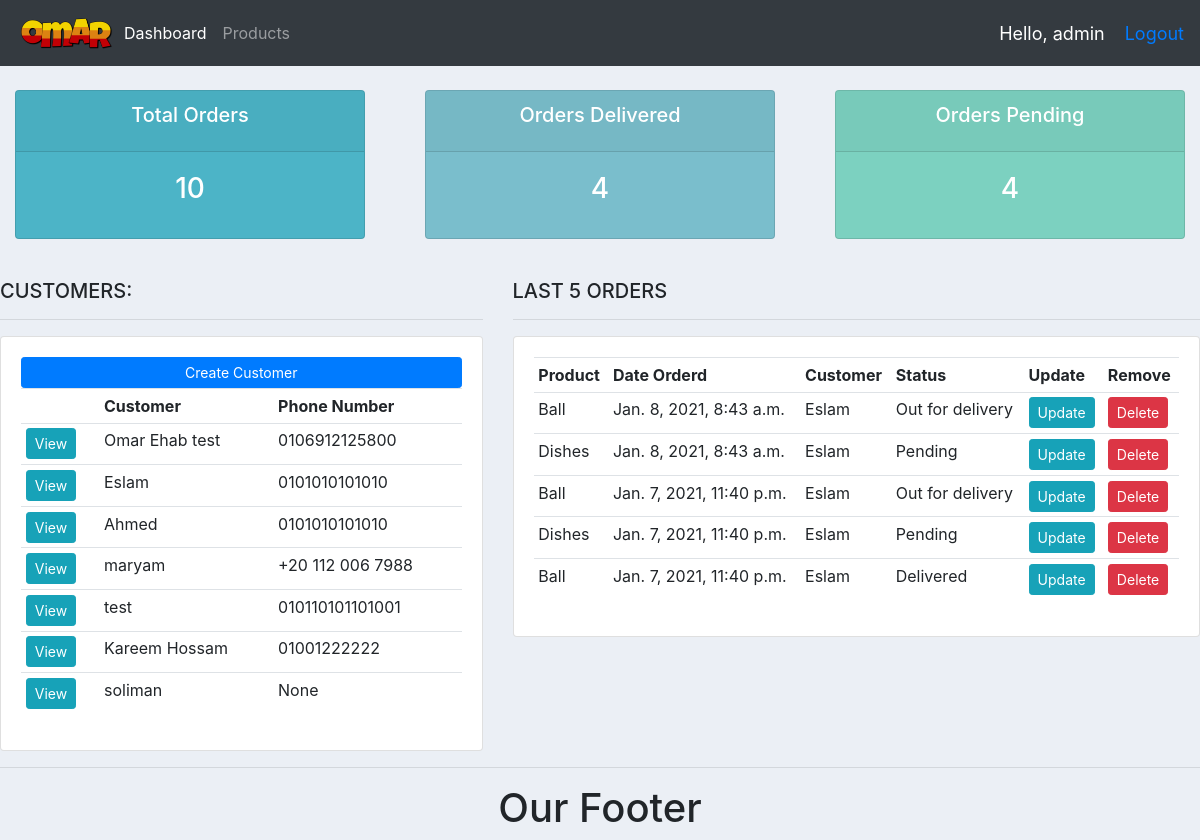
The app's page / (signed in) with its own data.
### accounts/models.py (models this page shows, shortened)
class Customer(models.Model):
    user = models.OneToOneField(User, blank=True, null=True, on_delete=models.CASCADE)
    name = models.CharField(max_length=20, null=True)
    phone = models.CharField(max_length=20, null=True)
    email = models.CharField(max_length=20, null=True)
    profile_pic  = models.ImageField(default='default.jpg',blank=True, null=True)
    date_created = models.DateTimeField(auto_now_add=True, null=True)
    def __str__(self):
        return str(self.name)

class Order(models.Model):
    STATUS = (
        ('Pending', 'Pending'),
        ('Out for delivery', 'Out for delivery'),
        ('Delivered', 'Delivered'),
    )
    customer = models.ForeignKey(Customer,blank=True,  null=True, on_delete=models.SET_NULL)
    product = models.ForeignKey(Product,blank=True, null=True, on_delete=models.SET_NULL)
    date_created = models.DateTimeField(auto_now_add=True, null=True)
    status = models.CharField(max_length=20, null=True, choices=STATUS)
    note = models.CharField(max_length=1000, null=True)

class Product(models.Model):
    CATEGORY = (
        ('Indoor', 'Indoor'),
        ('Out Door', 'Out Door'),
    )
    name = models.CharField(max_length=20, null=True)
    price = models.FloatField(null=True)
    category = models.CharField(max_length=20,null=True, choices=CATEGORY)
    description = models.CharField(max_length=20, blank=True,null=True)
    date_created = models.DateTimeField(auto_now_add=True, null=True)
    tags = models.ManyToManyField(Tag)
    def __str__(self):
        return self.name

### accounts/decorators.py (the view)
    def wrapper_func(request, *args, **kwargs):
        group = None
        if request.user.groups.exists():
            group = request.user.groups.all()[0].name
        if group == 'customer':
            return redirect('user-page')
        if group == 'admin':
            return view_func(request, *args, **kwargs)

### accounts/views.py (called while the page is built)
@login_required(login_url='login')
@admin_only
def home(request):
    orders = Order.objects.all()
    latest_5_order= orders.order_by('-id')[:5]
    customers = Customer.objects.all()
    total_customers = customers.count()
    total_orders = orders.count()
    delivered = orders.filter(status='Delivered').count()
    pending = orders.filter(status='Pending').count()
    context={
        'orders':orders,
        'customers':customers,
        'total_orders':total_orders,
        'delivered':delivered,
        'pending':pending,
        'latest_5_order':latest_5_order,
    }
    return render(request, 'accounts/dashboard.html', context)

### accounts/templates/accounts/dashboard.html
{% extends 'accounts/main.html' %}
{% block content %}
{% include "accounts/status.html" %}
<br>
<div class="row">
	<div class="col-md-5">
		<h5>CUSTOMERS:</h5>
		<hr>
		<div class="card card-body">
			<a class="btn btn-primary  btn-sm btn-block" href="">Create Customer</a>
			<table class="table table-sm">
				<tr>
					<th></th>
					<th>Customer</th>
					<th>Phone Number</th>
				</tr>
				{% for customer in customers %}
					<tr>
						<td><a class="btn   btn-sm btn-info"  href="{% url 'customer' customer.id%}">View</a></td>
						<td>{{customer.name}}</td>
						<td>{{customer.phone}}</td>
					</tr>
				{% endfor %}
			</table>
		</div>
	</div>
	<div class="col-md-7">
		<h5>LAST 5 ORDERS</h5>
		<hr>
		<div class="card card-body">
			<table class="table table-sm">
				<tr>
					<th>Product</th>
					<th>Date Orderd</th>
					<th>Customer</th>
					<th>Status</th>
					<th>Update</th>
					<th>Remove</th>
				</tr>
				{% for order in latest_5_order %}
					<tr>
						<td>{{order.product}}</td>
						<td>{{order.date_created}}</td>
						<td>{{ order.customer}}</td>
						<td>{{order.status}}</td>
						<td><a class="btn   btn-sm btn-info" href="{% url 'update_order' order.id %}">Update</a></td>
						<td><a class="btn   btn-sm btn-danger" href="{% url 'delete_order' order.id %}">Delete</a></td>
					</tr>
				{% endfor %}
			</table>
		</div>
	</div>
</div>
{% endblock content %}

### accounts/templates/accounts/main.html (shortened to what this page needs)
{% load static %}
<!DOCTYPE html>
<html lang="en">
<head>
    <link rel="stylesheet" href="https://stackpath.bootstrapcdn.com/bootstrap/4.3.1/css/bootstrap.min.css">
    <link rel="stylesheet" href="{% static '/css/main.css' %}">
</head>
<body>
    {% include "accounts/navbar.html" %}
    {% block content %}
    {% endblock content %}
    <hr>
    {% include "accounts/footer.html" %}
</body>
</html>

### accounts/templates/accounts/navbar.html (shortened to what this page needs)
{% load static %}
<nav class="navbar navbar-expand-lg navbar-dark bg-dark">
    <img src="{% static '/images/2.png'%}" width = 100px; alt="">
    <div class="collapse navbar-collapse" id="navbarNav">
      <ul class="navbar-nav">
        {% if request.user.is_staff %}
        <li class="nav-item active">
          <a class="nav-link" href="{% url 'home' %}">Dashboard</a>
        </li>
        <li class="nav-item">
          <a class="nav-link" href="{% url 'products' %}">Products</a>
        </li>
        {%else%}
          <li class="nav-item">
            <a class="nav-link" href="{% url 'account' %}">Setting</a>
          </li>
        {% endif %}
      </ul>
    </div>
    <span class="hello-msg">Hello, {{request.user}} </span>
    <span class="logout"><a href="{% url 'logout' %}">Logout</a></span>
  </nav>

### accounts/templates/accounts/status.html
<br>
<div class="row">
	<div class="col">
		<div class="col-md">
			<div class="card text-center text-white  mb-3" id="total-orders">
			  	<div class="card-header">
			  		<h5 class="card-title">Total Orders</h5>
			  	</div>
			  	<div class="card-body">
			    	<h3 class="card-title">{{total_orders}}</h3>
			  	</div>
			</div>
		</div>
	</div>
	<div class="col">
		<div class="col-md">
			<div class="card text-center text-white  mb-3" id="orders-delivered">
			  	<div class="card-header">
			  		<h5 class="card-title">Orders Delivered</h5>
			  	</div>
			  	<div class="card-body">
			    	<h3 class="card-title">{{delivered}}</h3>
			  	</div>
			</div>
		</div>
	</div>
	<div class="col">
		<div class="col-md">
			<div class="card text-center text-white  mb-3" id="orders-pending">
			  	<div class="card-header">
			  		<h5 class="card-title">Orders Pending</h5>
			  	</div>
			  	<div class="card-body">
			    	<h3 class="card-title">{{pending}}</h3>
			  	</div>
			</div>
		</div>
	</div>
</div>

### accounts/templates/accounts/footer.html
{% load static %}
<footer class="footer-dark ">
    <h1 style="text-align: center;">Our Footer</h1>
</footer>

### static/css/main.css (style rules this page uses)
body { background-color: #ebeff5; }
#total-orders { background-color: #4cb4c7; }
#orders-delivered { background-color: #7abecc; }
#orders-pending { background-color: #7CD1C0; }

### accounts/templates/accounts/navbar.html (style rules this page uses)
.hello-msg { font-size: 18px; color: #fff; margin-right: 20px; }
.logout { font-size: 18px; color: #fff; }

### records on screen
Customer: name "Omar Ehab test", phone "0106912125800"
Customer: name "Eslam", phone "0101010101010"
Customer: name "Ahmed", phone "0101010101010"
Customer: name "maryam", phone "+20 112 006 7988"
Customer: name "test", phone "010110101101001"
Customer: name "Kareem Hossam", phone "01001222222"
Customer: name "soliman", phone "None"
Order: product "Ball", date_created "Jan. 8, 2021, 8:43 a.m.", customer "Eslam", status "Out for delivery"
Order: product "Dishes", date_created "Jan. 8, 2021, 8:43 a.m.", customer "Eslam", status "Pending"
Order: product "Ball", date_created "Jan. 7, 2021, 11:40 p.m.", customer "Eslam", status "Out for delivery"
Order: product "Dishes", date_created "Jan. 7, 2021, 11:40 p.m.", customer "Eslam", status "Pending"
Order: product "Ball", date_created "Jan. 7, 2021, 11:40 p.m.", customer "Eslam", status "Delivered"

### other values on screen
{{ request.user }} "admin"
{{ total_orders }} "10"
{{ delivered }} "4"
{{ pending }} "4"
